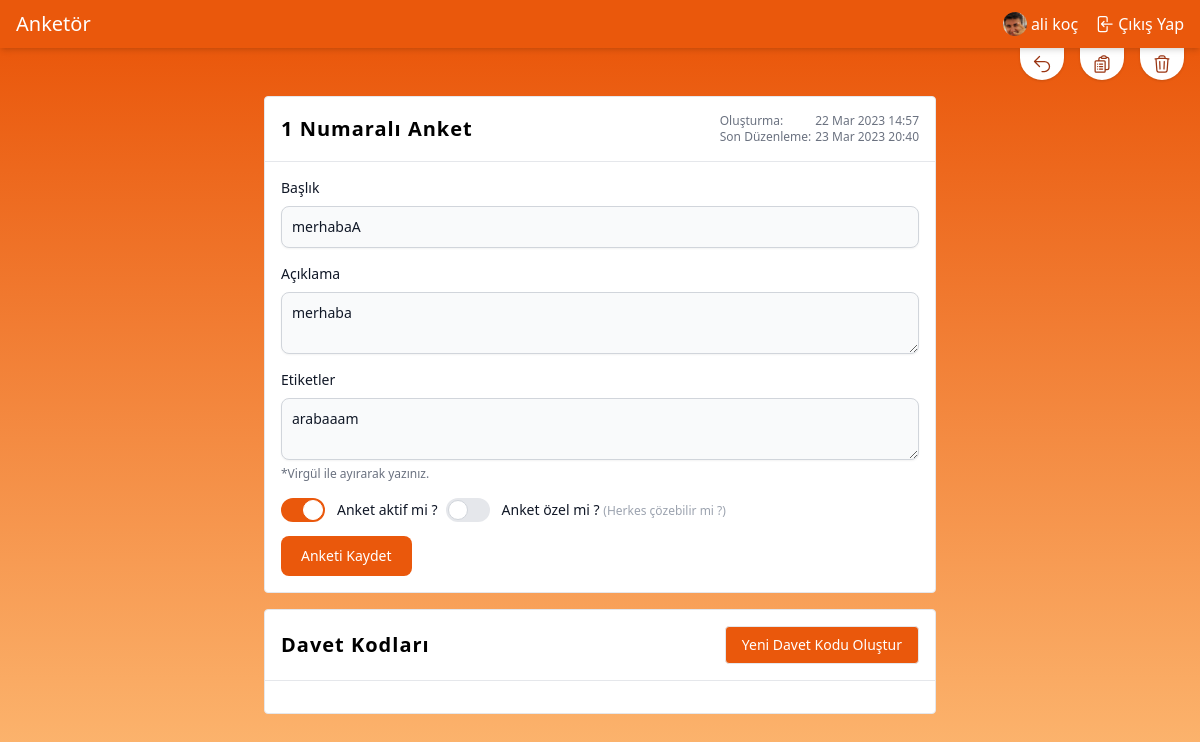
Page /polls/1/edit (signed in) on the earlier database version.
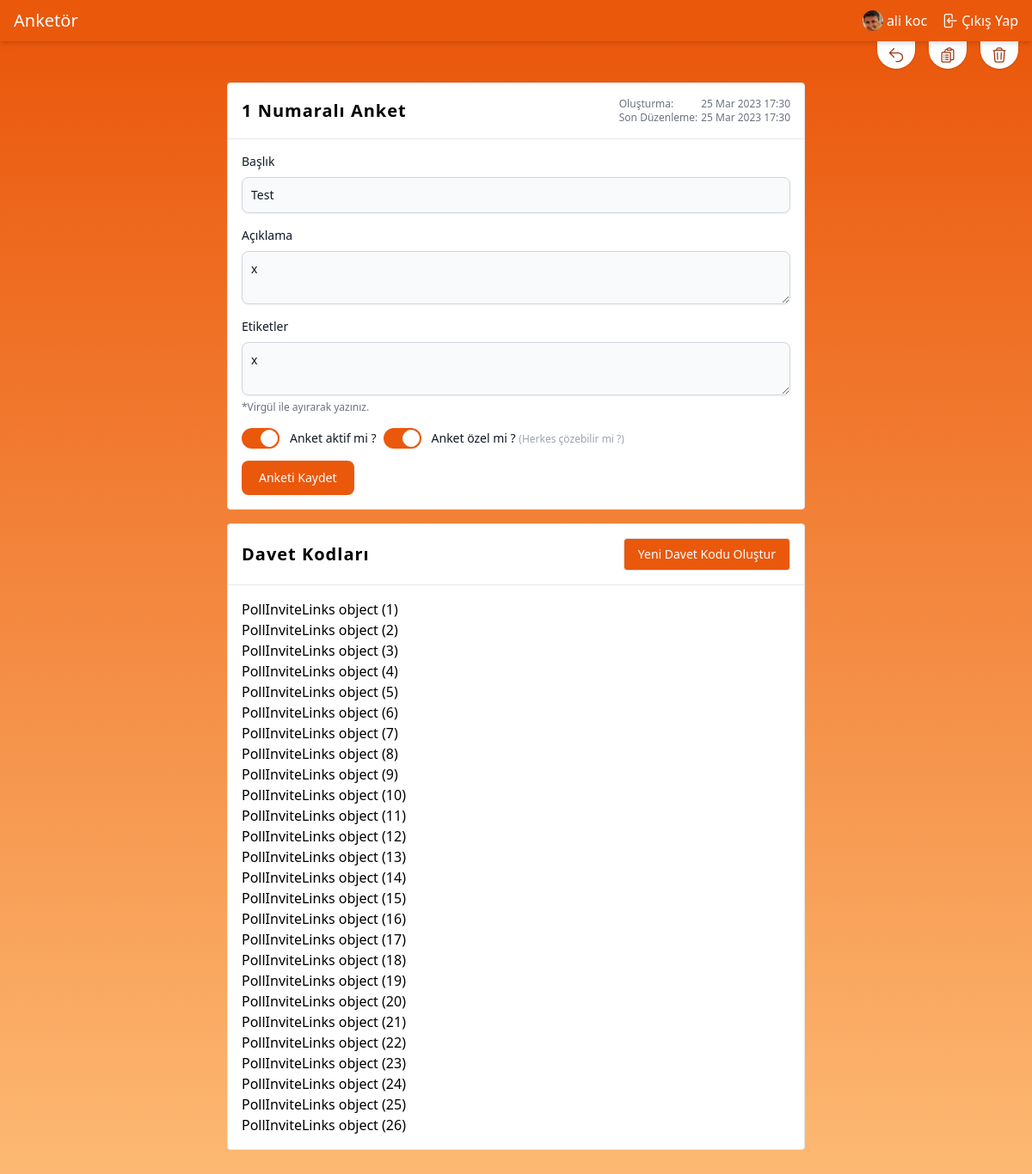
Same page on the later database version.
### apps/account/models.py (models this page shows, shortened)
class User(AbstractBaseUser, PermissionsMixin):
    email = models.EmailField(max_length=254, unique=True)
    name = models.CharField(max_length=254, null=True, blank=True)
    is_staff = models.BooleanField(default=False)
    is_superuser = models.BooleanField(default=False)
    is_active = models.BooleanField(default=True)
    last_login = models.DateTimeField(null=True, blank=True)
    date_joined = models.DateTimeField(auto_now_add=True)
    USERNAME_FIELD = 'email'
    EMAIL_FIELD = 'email'
    REQUIRED_FIELDS = ["name"]
    objects = UserManager()
    class Meta:
        verbose_name = "Kullanıcı"
        verbose_name_plural = "Kullanıcılar"

class Profile(models.Model):
    user = models.OneToOneField(User, on_delete=models.CASCADE)
    image = models.ImageField(default='profile_pictures/def_profile.jpg', upload_to='profile_pictures')
    class Meta:
        verbose_name = "Profil"
        verbose_name_plural = "Profiller"

### apps/poll/models.py (models this page shows, shortened)
class Poll(models.Model):
    author = models.ForeignKey(
        settings.AUTH_USER_MODEL,
        on_delete=models.CASCADE,
        null=True,
        blank=True
    )
    title = models.CharField(max_length=255)
    slug = models.SlugField(editable=False, null=True, blank=True, unique=True, db_index=True)
    meta_title = models.CharField(max_length=100, null=True, blank=True)
    tags = models.TextField(null=True, blank=True)
    description = models.TextField(null=True, blank=True)
    is_active = models.BooleanField(default=False)
    is_private = models.BooleanField(default=False)
    starts_at = models.DateTimeField(null=True, blank=True,
        help_text="date and time at which the poll open up for voting"
    )
    ends_at = models.DateTimeField(null=True, blank=True,
        help_text="date and time at which the poll closes for voting"
    )
    created_at = models.DateTimeField(auto_now_add=True)
    updated_at = models.DateTimeField(auto_now=True)
    class Meta:
        ordering = ["-id"]
        verbose_name = "Anket"
        verbose_name_plural = "Anketler"
        db_table = "poll"

class PollInviteLinks(models.Model):
    poll = models.ForeignKey(
        Poll,
        on_delete=models.CASCADE,
        null=True,
        blank=True
    )
    author = models.ForeignKey(
        settings.AUTH_USER_MODEL,
        on_delete=models.CASCADE,
        null=True,
        blank=True
    )
    link = models.CharField(max_length=255, unique=True, default=_generate_random_code)
    amount = models.PositiveBigIntegerField()
    usage = models.PositiveBigIntegerField()
    created_at = models.DateTimeField(auto_now_add=True)
    updated_at = models.DateTimeField(auto_now=True)
    class Meta:
        db_table = "poll_invite_links"

### apps/poll/views.py (the view, shortened to what this page needs)
# urls.py: path("<int:pk>/edit", UpdatePoll.as_view(), name="poll.update"),
class UpdatePoll(LoginRequiredMixin, View):
    template_name = "poll/update.html"
    def get(self, request, pk):
        poll_object = get_object_or_404(Poll, pk=pk, author=self.request.user)
        return render(request, self.template_name, {"poll": poll_object})

### apps/poll/templates/poll/update.html (shortened to what this page needs)
{% extends "base.html" %}
{% block content %}
  <section id="updatePoll" class="from-orange-600 to-orange-300 bg-gradient-to-b">
    <div class="absolute flex right-0 space-x-4 px-4">
      <div>
        <a href="{% url "poll.index" %}" title="Geri dön"
           class="flex bg-white rounded-b-full px-3 p-1.5 hover:py-3 transition-[padding] shadow">
          <svg xmlns="http://www.w3.org/2000/svg" fill="none" viewBox="0 0 24 24" stroke-width="1.5"
               stroke="currentColor"
               class="w-5 h-5 stroke-orange-800">
            <path stroke-linecap="round" stroke-linejoin="round" d="M9 15L3 9m0 0l6-6M3 9h12a6 6 0 010 12h-3"></path>
          </svg>
        </a>
      </div>
      <div>
        <a href="{% url "poll.question.create" poll_id=poll.id %}" title="Soru ekle"
           class="flex bg-white rounded-b-full px-3 p-1.5 hover:py-3 transition-[padding] shadow">
        </a>
      </div>
      <div>
        <form title="Sil" action="{% url "poll.delete" pk=poll.id %}" method="post"
              class="flex bg-white rounded-b-full px-3 p-1.5 hover:py-3 transition-[padding] shadow">
          <button
            onclick="return confirm('Silmek istediğine emin misin ?')"
            type="submit">
          </button>
        </form>
      </div>
    </div>
    <div class="flex flex-col items-center mx-10 my-12 space-y-4">
      <div class="bg-white border rounded max-w-2xl w-full">
        <div class="p-4 sm:flex items-center justify-between">
          <h1 class="font-semibold text-xl tracking-wider">{{ poll.id }} Numaralı Anket</h1>
          <div class="flex flex-col text-xs text-gray-500">
            <span>Oluşturma: <span class="float-right ml-1">{{ poll.created_at|date:"j M Y H:i" }}</span></span>
            <span>Son Düzenleme: <span class="float-right ml-1">{{ poll.updated_at|date:"j M Y H:i" }}</span></span>
          </div>
        </div>
        <hr>
        <div class="p-4">
          <form method="post">
            <div class="mb-4">
              <label for="title" class="block mb-2 text-sm font-medium text-gray-900">Başlık</label>
              <input type="text" id="title" name="title"
                     value="{{ poll.title }}"
                     class="shadow-sm bg-gray-50 border border-gray-300 text-gray-900 text-sm rounded-lg focus:ring-orange-500 focus:border-orange-500 block w-full p-2.5"
                     placeholder="Başlık" required>
            </div>
            <div class="mb-4">
              <label for="description"
                     class="block mb-2 text-sm font-medium text-gray-900">Açıklama</label>
              <textarea type="text" id="description"
                        name="description"
                        class="shadow-sm bg-gray-50 border border-gray-300 text-gray-900 text-sm rounded-lg focus:ring-orange-500 focus:border-orange-500 block w-full p-2.5"
                        placeholder="Açıklama">{{ poll.description }}</textarea>
            </div>
            <div class="mb-4">
              <label for="tags"
                     class="block mb-2 text-sm font-medium text-gray-900">Etiketler</label>
              <textarea id="tags"
                        name="tags"
                        class="shadow-sm bg-gray-50 border border-gray-300 text-gray-900 text-sm rounded-lg focus:ring-orange-500 focus:border-orange-500 block w-full p-2.5"
                        placeholder="Etiketler">{{ poll.tags }}</textarea>
              <span
                class="text-xs text-gray-500">*Virgül ile ayırarak yazınız.</span>
            </div>
            <div class="flex items-start mb-4">
              <div class="flex items-center h-5 space-x-2">
                <label class="relative inline-flex items-center cursor-pointer">
                  <div
                    class="w-11 h-6 bg-gray-200 peer-focus:outline-none peer-focus:ring-4 peer-focus:ring-orange-300 rounded-full peer peer-checked:after:translate-x-full peer-checked:after:border-white after:content-[''] after:absolute after:top-[2px] after:left-[2px] after:bg-white after:border-gray-300 after:border after:rounded-full after:h-5 after:w-5 after:transition-all peer-checked:bg-orange-600"></div>
                  <span class="ml-3 text-sm font-medium text-gray-900">Anket aktif mi ?</span>
                </label>
                <label class="relative inline-flex items-center cursor-pointer">
                  <div
                    class="w-11 h-6 bg-gray-200 peer-focus:outline-none peer-focus:ring-4 peer-focus:ring-orange-300 rounded-full peer peer-checked:after:translate-x-full peer-checked:after:border-white after:content-[''] after:absolute after:top-[2px] after:left-[2px] after:bg-white after:border-gray-300 after:border after:rounded-full after:h-5 after:w-5 after:transition-all peer-checked:bg-orange-600"></div>
                  <span class="ml-3 text-sm font-medium text-gray-900">Anket özel mi ? <span
                    class="text-xs text-gray-400">(Herkes çözebilir mi ?)</span> </span>
                </label>
              </div>
            </div>
            <button type="submit"
                    class="text-white bg-orange-600 hover:bg-orange-700 focus:ring-4 focus:outline-none focus:ring-orange-300 font-medium rounded-lg text-sm px-5 py-2.5 text-center">
              Anketi Kaydet
            </button>
          </form>
        </div>
      </div>
      <div class="bg-white border rounded max-w-2xl w-full">
        <div class="p-4 flex justify-between items-center">
          <div>
            <h1 class="font-semibold text-xl tracking-wider">Davet Kodları</h1>
          </div>
          <div>
            <form action="{% url "poll.invite" poll_id=poll.id %}" method="post">
              <div class=" flex space-x-2
            ">
                <button type="submit"
                        class="border rounded px-4 py-2 text-sm bg-orange-600 text-white hover:bg-orange-700">
                  Yeni Davet Kodu Oluştur
                </button>
              </div>
            </form>
          </div>
        </div>
        <hr>
        <div class="p-4 items-center">
          {% for pollinvitelink in poll.pollinvitelinks_set.all %}
            <div>
              {{ pollinvitelink }}
            </div>
          {% endfor %}
        </div>
      </div>
    </div>
  </section>
{% endblock %}

### templates/base.html (shortened to what this page needs)
{% load static tailwind_tags %}
<!doctype html>
<html lang="tr">
<head>
  {% tailwind_css %}
  <link rel="stylesheet" href="{% static "css/main.css" %}">
</head>
<body>
{% include "header.html" %}
<main>
  {% block content %}{% endblock %}
</main>
</body>
</html>

### templates/header.html (shortened to what this page needs)
{% load static %}
<header class="sticky w-full top-0 left-0 right-0 bottom-auto z-[990] bg-orange-600 text-white shadow-md p-2.5 px-4">
  <div class="flex items-center align-middle justify-between">
    <div>
      <a href="{% url "home" %}">
        <span class="text-xl font-medium">Anketör</span>
      </a>
    </div>
    <div class="flex justify-around items-center space-x-4">
      {% if not user.is_authenticated %}
        <a class="flex items-center space-x-1 hover:underline" href="{% url 'login' %}">
          <svg xmlns="http://www.w3.org/2000/svg" fill="none" viewBox="0 0 24 24" stroke-width="1.5"
               stroke="currentColor" class="w-5 h-5">
            <path stroke-linecap="round" stroke-linejoin="round"
                  d="M17.982 18.725A7.488 7.488 0 0012 15.75a7.488 7.488 0 00-5.982 2.975m11.963 0a9 9 0 10-11.963 0m11.963 0A8.966 8.966 0 0112 21a8.966 8.966 0 01-5.982-2.275M15 9.75a3 3 0 11-6 0 3 3 0 016 0z"></path>
          </svg>
          <span class="font-sans">Giriş Yap</span>
        </a>
      {% else %}
        <a href="{% url "poll.index" %}" class="flex hover:underline items-center space-x-1">
          <img class="w-6 rounded-full" src="{{ MEDIA_URL }}{{ user.profile.image.url }}"
               alt="{{ user.name }} profile image">
          <span>
            {% if user.name %} {{ user.name }} {% else %} {{ user.email }} {% endif %}
        </span>
        </a>
        <a class="flex items-center space-x-1 hover:underline" href="{% url 'logout' %}">
          <span class="font-sans">Çıkış Yap</span>
        </a>
      {% endif %}
    </div>
  </div>
</header>

### static/css/main.css (style rules this page uses)
html, body { height: 100%; width: 100%; margin: 0; padding: 0; }
body > main { display: flex; flex-direction: column; flex: auto; height: calc(100vh - 48px); }
body > main > section { flex: 1 1 auto; display: flex; flex-direction: column; }

Differences in the rows shown:
changed User: name "ali koç" → "ali koc"
changed Poll id 1: created_at "22 Mar 2023 14:57" → "25 Mar 2023 17:30"; updated_at "23 Mar 2023 20:40" → "25 Mar 2023 17:30"; title "merhabaA" → "Test"; description "merhaba" → "x"; tags "arabaaam" → "x"
added PollInviteLinks: id "PollInviteLinks object (1)"
added PollInviteLinks: id "PollInviteLinks object (2)"
added PollInviteLinks: id "PollInviteLinks object (3)"
added PollInviteLinks: id "PollInviteLinks object (4)"
added PollInviteLinks: id "PollInviteLinks object (5)"
added PollInviteLinks: id "PollInviteLinks object (6)"
added PollInviteLinks: id "PollInviteLinks object (7)"
added PollInviteLinks: id "PollInviteLinks object (8)"
added PollInviteLinks: id "PollInviteLinks object (9)"
added PollInviteLinks: id "PollInviteLinks object (10)"
added PollInviteLinks: id "PollInviteLinks object (11)"
added PollInviteLinks: id "PollInviteLinks object (12)"
added PollInviteLinks: id "PollInviteLinks object (13)"
added PollInviteLinks: id "PollInviteLinks object (14)"
added PollInviteLinks: id "PollInviteLinks object (15)"
added PollInviteLinks: id "PollInviteLinks object (16)"
added PollInviteLinks: id "PollInviteLinks object (17)"
added PollInviteLinks: id "PollInviteLinks object (18)"
added PollInviteLinks: id "PollInviteLinks object (19)"
added PollInviteLinks: id "PollInviteLinks object (20)"
added PollInviteLinks: id "PollInviteLinks object (21)"
added PollInviteLinks: id "PollInviteLinks object (22)"
added PollInviteLinks: id "PollInviteLinks object (23)"
added PollInviteLinks: id "PollInviteLinks object (24)"
added PollInviteLinks: id "PollInviteLinks object (25)"
added PollInviteLinks: id "PollInviteLinks object (26)"
